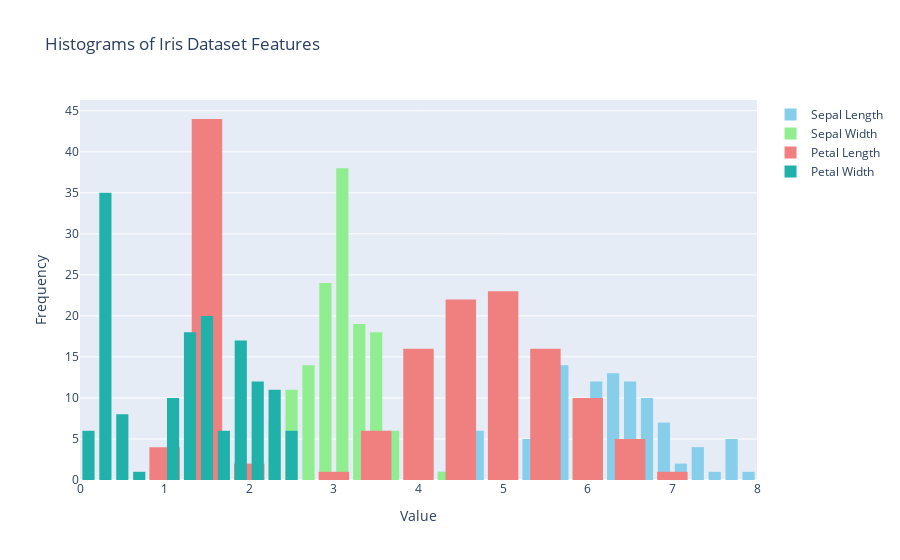

The notebook cell this image was saved under:
### Markdown cell above
# Create Histograms

### Code cell
trace1 = go.Histogram(x=df['Sepal_Length'], nbinsx=20, name='Sepal Length', marker=dict(color='skyblue'))
trace2 = go.Histogram(x=df['Sepal_Width'], nbinsx=20, name='Sepal Width', marker=dict(color='lightgreen'))
trace3 = go.Histogram(x=df['Petal_Length'], nbinsx=20, name='Petal Length', marker=dict(color='lightcoral'))
trace4 = go.Histogram(x=df['Petal_Width'], nbinsx=20, name='Petal Width', marker=dict(color='lightseagreen'))

fig_histograms = go.Figure(data=[trace1, trace2, trace3, trace4])

fig_histograms.update_layout(
    title='Histograms of Iris Dataset Features',
    barmode='overlay',
    xaxis_title='Value',
    yaxis_title='Frequency',
    bargap=0.2,
    bargroupgap=0.1
)

# Display Histograms using iplot
iplot(fig_histograms)

### Figure 1 — Plotly figure (JSON) as saved in the notebook; plotly's stock layout.template omitted (floating-point values rounded to 4 significant figures; data arrays with more than 128 entries replaced by an {"elided": "..."} marker saying what was removed)
{"data": [{"marker": {"color": "skyblue"}, "name": "Sepal Length", "nbinsx": 20, "type": "histogram", "x": {"elided": "150 float values"}}, {"marker": {"color": "lightgreen"}, "name": "Sepal Width", "nbinsx": 20, "type": "histogram", "x": {"elided": "150 float values"}}, {"marker": {"color": "lightcoral"}, "name": "Petal Length", "nbinsx": 20, "type": "histogram", "x": {"elided": "150 float values"}}, {"marker": {"color": "lightseagreen"}, "name": "Petal Width", "nbinsx": 20, "type": "histogram", "x": {"elided": "150 float values"}}], "layout": {"bargap": 0.2, "bargroupgap": 0.1, "barmode": "overlay", "title": {"text": "Histograms of Iris Dataset Features"}, "xaxis": {"title": {"text": "Value"}}, "yaxis": {"title": {"text": "Frequency"}}}}
